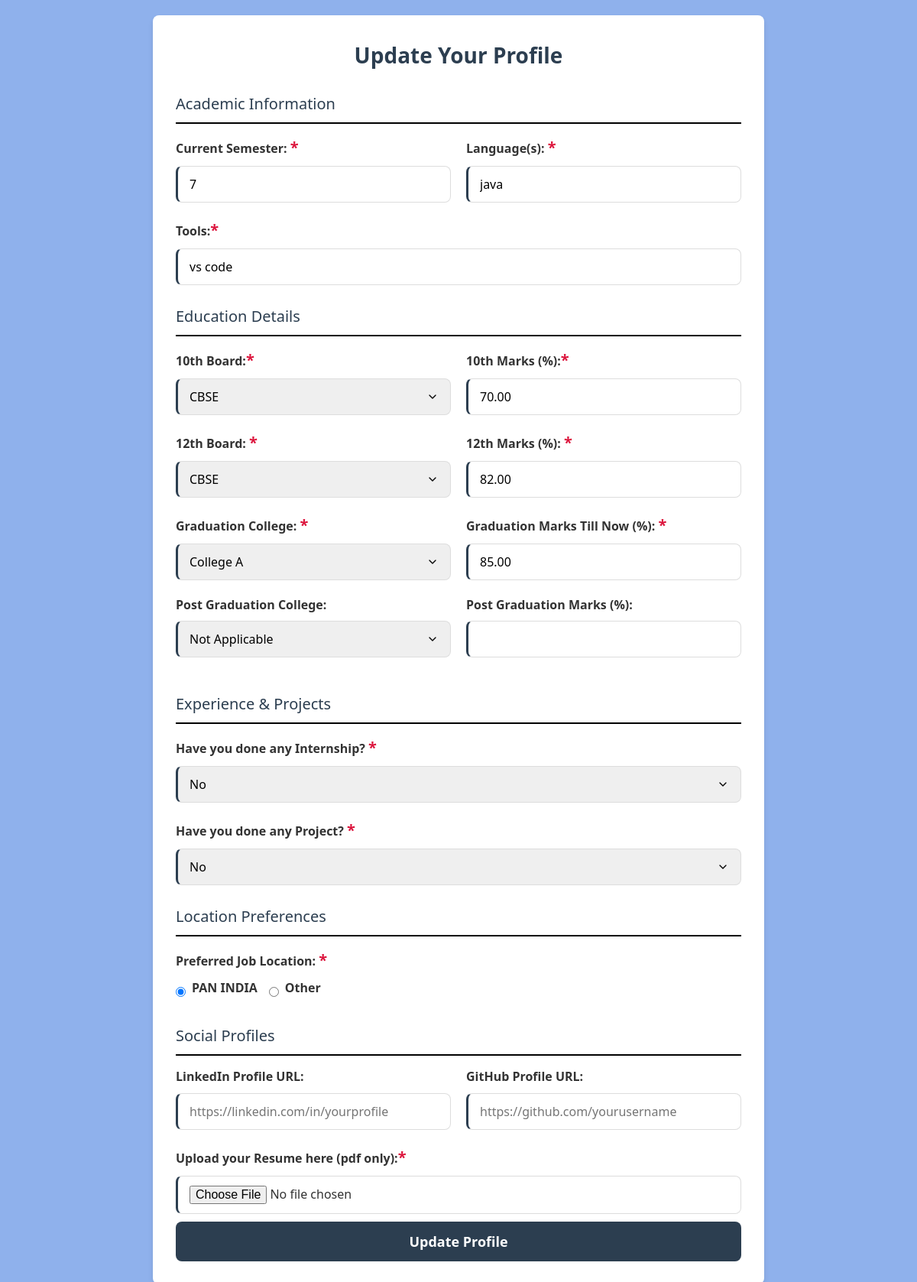
/profile/update/ (signed in), run on the app's committed database.
### placement/models.py (models this page shows, shortened)
class StudentProfile(models.Model):
    jobLocationChoices = [('PAN INDIA','PAN INDIA'),
                      ('Other','Other')
                      ]
    durationChoices = [('45 days','45 days'),
                   ('90 days','90 days'),
                   ('3-6 months','3-6 months'),
                   ('Currently Working','Currently Working')
                   ]
    yesNoChoices = [("yes", "yes"),
                ("no","no")
               ]
    student = models.OneToOneField(Student, on_delete=models.CASCADE)    # student ID
    '''Here we make the primary key of Student table as foreign key in StudentProfile.
        on_delete = models.CASCADE will CASCADE(delete all the related data) when the foreign/primary key
        is deleted'''
    semester = models.PositiveIntegerField()
    language = models.CharField(max_length=100)
    tools = models.CharField(max_length=100)
    board10 = models.CharField(max_length=50)
    board12 = models.CharField(max_length=50)
    marks10 = models.DecimalField(max_digits=5, decimal_places=2)
    marks12 = models.DecimalField(max_digits=5, decimal_places=2)
    graduation_college = models.CharField(max_length=200, blank=True, null=True)
    graduation_marks = models.DecimalField(max_digits=5, decimal_places=2, blank=True, null=True)
    post_graduation_college = models.CharField(max_length=200, blank=True, null=True)
    post_graduation_marks = models.DecimalField(max_digits=5, decimal_places=2, blank=True, null=True)
    internship = models.CharField(max_length=3, choices= yesNoChoices, default="no")
    company = models.CharField(max_length=50, blank=True, null=True)
    duration = models.CharField(max_length=20,choices=durationChoices, blank=True, null=True)
    stipend = models.DecimalField(max_digits=10, decimal_places=2, blank=True, null=True)
    skills_gained = models.CharField(max_length=200, blank=True, null=True)
    project = models.CharField(max_length=3, choices= yesNoChoices, default="no")
    project_details = models.TextField(blank=True, null=True)
    skills_learned = models.TextField(max_length=200, blank=True, null=True)
    job_location = models.CharField(max_length=10, choices=jobLocationChoices, default='PAN INDIA')
    other_location = models.CharField(max_length=50, blank=True, null=True)
    linkedin = models.URLField(max_length=200, blank=True, null=True)
    github = models.URLField(max_length=200, blank=True, null=True)
    resume=models.FileField(upload_to='resumes/')

### placement/views.py (the view, shortened to what this page needs)
# urls.py: path('profile/update/', views.updateProfile, name='updateProfile'),
def updateProfile(request):
    ID = request.session.get("student_id")  # fetch from session
    if not ID:
        return HttpResponse("No student_id found in session")  # debug message
    try:
        stu = Student.objects.get(sId=ID)   # or .get(id=ID) if using default pk
    except Student.DoesNotExist:
        return HttpResponse("Student not found")
    profile = StudentProfile.objects.filter(student=stu).first()
    return render(request, "profile_update.html", {"info" : profile})

### templates/profile_update.html (shortened to what this page needs)
{% load static %}
<!DOCTYPE html>
<html lang="en">
<head>
    <link rel="stylesheet" href="{% static 'CSS/profile_update.css' %}">
</head>
<body>
    <div class="container">
        <h2>Update Your Profile</h2>
        <form method="POST" action="/profile/update/" enctype="multipart/form-data">
            <div class="section-title">Academic Information</div>
            <div class="form-row">
                <div class="form-group">
                    <label for="sem">Current Semester: <span class="astrik">*</span></label>
                    <input type="number" id="sem" name="sem" min="1" max="8" step="1" value="{{info.semester|default:'' }}" required>
                </div>
                <div class="form-group">
                    <label for="language" title="Programming languages known, use ',' to separate">Language(s): <span class="astrik">*</span></label>
                    <input type="text" id="language" name="language" placeholder="e.g., Java, Python, C++" value="{{info.language|default:'' }}" required>
                </div>
            </div>
            <div class="form-group">
                <label for="tools" title="Use ',' to separate multiple tools">Tools:<span class="astrik">*</span></label>
                <input type="text" id="tools" name="tools" placeholder="e.g., VS Code, Git, Docker" value="{{info.tools|default:'' }}" required>
            </div>
            <div class="section-title">Education Details</div>
            <div class="form-row">
                <div class="form-group">
                    <label for="board10">10th Board:<span class="astrik">*</span></label>
                    <select id="board10" name="board10" required>
                        <option value="CBSE" {% if info.board10 == "CBSE" %}selected{% endif %}>CBSE</option>
                    </select>
                </div>
                <div class="form-group">
                    <label for="marks10">10th Marks (%):<span class="astrik">*</span></label>
                    <input type="text" id="marks10" name="marks10" value="{{info.marks10|default:'' }}" required>
                </div>
            </div>
            <div class="form-row">
                <div class="form-group">
                    <label for="board12">12th Board: <span class="astrik">*</span></label>
                    <select id="board12" name="board12" required>
                        <option value="CBSE" {% if info.board12 == "CBSE" %}selected{% endif %}>CBSE</option>
                    </select>
                </div>
                <div class="form-group">
                    <label for="marks12">12th Marks (%): <span class="astrik">*</span></label>
                    <input type="text" id="marks12" name="marks12" value="{{info.marks12|default:'' }}" required>
                </div>
            </div>
            <div class="form-row">
                <div class="form-group">
                    <label for="graduation">Graduation College: <span class="astrik">*</span></label>
                    <select id="graduation" name="graduation" required>
                        <option value="college A" {% if info.graduation_college == "college A" %}selected{% endif %}>College A</option>
                    </select>
                </div>
                <div class="form-group">
                    <label for="graduationMarks">Graduation Marks Till Now (%): <span class="astrik">*</span></label>
                    <input type="text" id="graduationMarks" name="graduationMarks" value="{{info.graduation_marks|default:'' }}" required>
                </div>
            </div>
            <div class="form-row">
                <div class="form-group">
                    <label for="postGraduation">Post Graduation College:</label>
                    <select id="postGraduation" name="postGraduation">
                        <option value="NA" selected {% if info.post_graduation_college %}selected{% endif %} >Not Applicable</option>
                    </select>
                </div>
                <div class="form-group">
                    <label for="postGraduationMarks">Post Graduation Marks (%):</label>
                    <input type="text" id="postGraduationMarks" name="postGraduationMarks" value="{{info.post_graduation_marks|default:'' }}">
                </div>
            </div>
            <div class="section-title">Experience & Projects</div>
            <div class="form-group">
                <label for="internship">Have you done any Internship? <span class="astrik">*</span></label>
                <select id="internship" name="internship" required>
                    <option value="no" {% if info.internship == "no" %}selected{% endif %}>No</option>
                </select>
            </div>
            <div class="form-group">
                <label for="project">Have you done any Project? <span class="astrik">*</span></label>
                <select id="project" name="project" required>
                    <option value="no" {% if info.project == "no" %}selected{% endif %}>No</option>
                </select>
            </div>
            <div class="section-title">Location Preferences</div>
            <div class="form-group">
                <label>Preferred Job Location: <span class="astrik">*</span></label>
                <div class="radio-group">
                    <div class="radio-option">
                        <input type="radio" id="PANLocation" name="jobLocation" value="PAN INDIA" required
                         {% if info.job_location == "PAN INDIA" %}checked{% endif %} required>
                        <label for="PANLocation">PAN INDIA</label>
                    </div>
                    <div class="radio-option">
                        <input type="radio" id="otherLocation" name="jobLocation" value="Other"
                         {% if info.job_location == "Other" %}checked{% endif %} required>
                        <label for="otherLocation">Other</label>
                    </div>
                </div>
            </div>
            <div class="section-title">Social Profiles</div>
            <div class="form-row">
                <div class="form-group">
                    <label for="linkedin">LinkedIn Profile URL:</label>
                    <input type="url" id="linkedin" name="linkedin" placeholder="https://linkedin.com/in/yourprofile">
                </div>
                <div class="form-group">
                    <label for="github">GitHub Profile URL:</label>
                    <input type="url" id="github" name="github" placeholder="https://github.com/yourusername">
                </div>
            </div>
            <div>
                <label for="cv">Upload your Resume here (pdf only):<span class="astrik">*</span></label>
                <input type="file" id="cv" name="cv" accept=".pdf" required>
            </div>
            <button type="submit">Update Profile</button>
        </form>
    </div>
</body>
</html>

### static/CSS/profile_update.css (style rules this page uses)
:root { --primary-color: #2c3e50; --secondary-color: #2d3843; --accent-color: #e74c3c; --light-color: #f9f9f9; --dark-color: #333; --success-color: #2ecc71; --border-radius: 8px; --box-shadow: 0 4px 6px rgba(0, 0, 0, 0.1); --transition: all 0.3s ease; }
* { margin: 0; padding: 0; box-sizing: border-box; font-family: 'Segoe UI', Tahoma, Geneva, Verdana, sans-serif; }
body { background-color: #8fb1ec; color: var(--dark-color); line-height: 1.6; padding: 20px; }
.container { max-width: 800px; margin: 0 auto; background: white; padding: 30px; border-radius: var(--border-radius); box-shadow: var(--box-shadow); }
h2 { text-align: center; color: var(--primary-color); margin-bottom: 25px; font-size: 28px; }
.form-group { margin-bottom: 20px; }
label { display: block; margin-bottom: 8px; font-weight: 600; color: var(--dark-color); }
input, select, textarea { width: 100%; padding: 12px 15px; border: 1px solid #ddd; border-radius: var(--border-radius); font-size: 16px; transition: var(--transition); }
.radio-group { display: flex; flex-wrap: wrap; gap: 15px; margin-top: 8px; }
.radio-option { display: flex; align-items: center; gap: 8px; }
.radio-option input[type="radio"] { width: auto; }
button { background-color: var(--primary-color); color: white; border: none; padding: 14px 20px; width: 100%; border-radius: var(--border-radius); font-size: 18px; font-weight: 600; cursor: pointer; transition: var(--transition); margin-top: 10px; }
.section-title { font-size: 20px; color: var(--primary-color); margin: 25px 0 15px; padding-bottom: 8px; border-bottom: 2px solid #000000; }
.astrik { color:crimson; font-size: 20px; }
@media (min-width: 768px) { .form-row { display: flex; gap: 20px; } }
@media (min-width: 768px) { .form-row .form-group { flex: 1; } }
input, select, textarea { border-left: 3px solid var(--primary-color); }
select { appearance: none; background-repeat: no-repeat; background-position: right 15px center; background-size: 16px; }

### data on the page
StudentProfile: sem "7", language "java", tools "vs code", board10 "CBSE", marks10 "70.00", board12 "CBSE", marks12 "82.00", graduation "College A", graduationMarks "85.00", postGraduation "Not Applicable", internship "No", project "No", job_location "☑ PAN INDIA", job_location "☐ Other"
